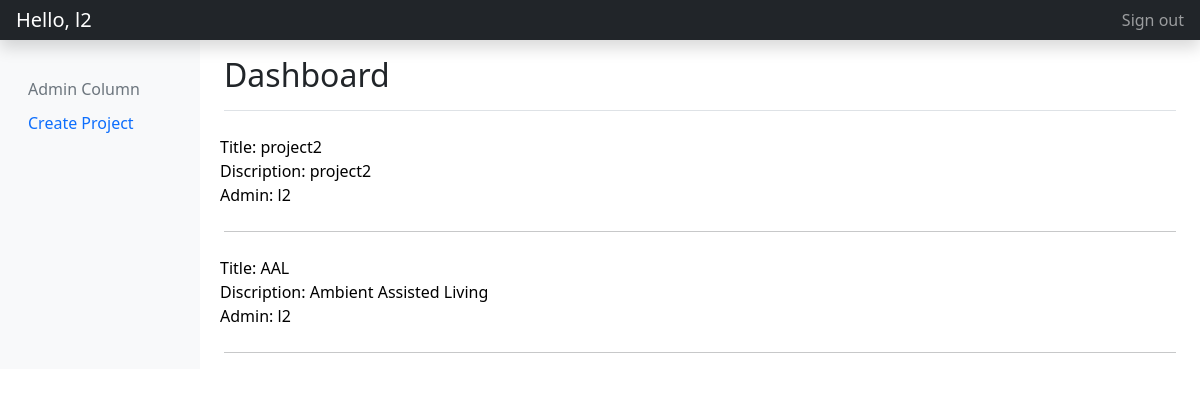
The app's page /dashboard/ (signed in) with its own data.
### projects/models.py (models this page shows)
class Project(models.Model):
    title = models.CharField(max_length=50, blank=False)
    discription = models.TextField(max_length=200, null=True)
    admin = models.CharField(max_length=50)
    team = models.CharField(max_length=100)
    pending_tasks = models.TextField(max_length=120, blank=True)
    working_tasks = models.TextField(max_length=120, blank=True)
    completed_tasks = models.TextField(max_length=120, blank=True)

### users/views.py (the view)
# urls.py: path('dashboard/', dashboard, name='dashboard'),
def dashboard(request):
    username = request.user
    user = Member.objects.get(user=username)
    projects = Project.objects.all()
    titles = []
    discription = []
    admin = []
    for i in projects:
        team = list(i.team.strip('[').strip(']').replace("'", "").split(', '))
        if user.user_name in team or user.user_name == i.admin:
            titles.append(i.title)
            discription.append(i.discription)
            admin.append(i.admin)
    context = {
        'username': username,
        'role': user.role,
        'data': list(zip(titles, discription, admin)),
    }
    return render(request, 'dashboard.html', context)

### templates/dashboard.html (shortened to what this page needs)
<!doctype html>
{% if user.is_authenticated %}
{% load static %}
<html lang="en">
  <head>
<link href="{% static 'assets/dist/css/bootstrap.min.css' %}" rel="stylesheet">
  </head>
  <body>
<header class="navbar navbar-dark sticky-top bg-dark flex-md-nowrap p-0 shadow">
  <a class="navbar-brand col-md-3 col-lg-2 me-0 px-3" href="#">Hello, {{username}}</a>
  <div class="navbar-nav">
    <div class="nav-item text-nowrap">
      <a class="nav-link px-3" href="{% url 'logout_user' %}">Sign out</a>
    </div>
  </div>
</header>
<div class="container-fluid">
  <div class="row">
    <nav id="sidebarMenu" class="col-md-3 col-lg-2 d-md-block bg-light sidebar collapse">
      <div class="position-sticky pt-3">
        {% if role == 'leader' %}
          <h6 class="sidebar-heading d-flex justify-content-between align-items-center px-3 mt-4 mb-1 text-muted">
            <span>Admin Column</span>
          </h6>
          <ul class="nav flex-column mb-2">
            <li class="nav-item">
              <a class="nav-link" href="{% url 'create_project' %}">
                Create Project
              </a>
            </li>
          </ul>
        {% endif %}
      </div>
      </nav>
    <main class="col-md-9 ms-sm-auto col-lg-10 px-md-4">
      <div class="d-flex justify-content-between flex-wrap flex-md-nowrap align-items-center pt-3 pb-2 mb-3 border-bottom">
        <h1 class="h2">Dashboard</h1>
      </div>
      <div role="grid" class="table">
        {% for i in data %}
            <div role="row" class="row">
              <a role="row" class="row" href="view_project/?title={{ i.0 }}" style="text-decoration: none; color: black">
                <div role="gridcell" class="cell">
                  Title: {{ i.0 }}<br>
                  Discription: {{ i.1 }}<br>
                  Admin: {{ i.2 }}<br>
                </div>
              </a>
            </div>
            <hr>
        {% endfor %}
      </div>
    </main>
  </div>
</div>
</body>
{% else %}
  <h3>You must login to continue.</h3>
{% endif %}
</html>

### records on screen
Project: title "project2", discription "project2", admin "l2"
Project: title "AAL", discription "Ambient Assisted Living", admin "l2"

### other values on screen
{{ username }} "l2"
